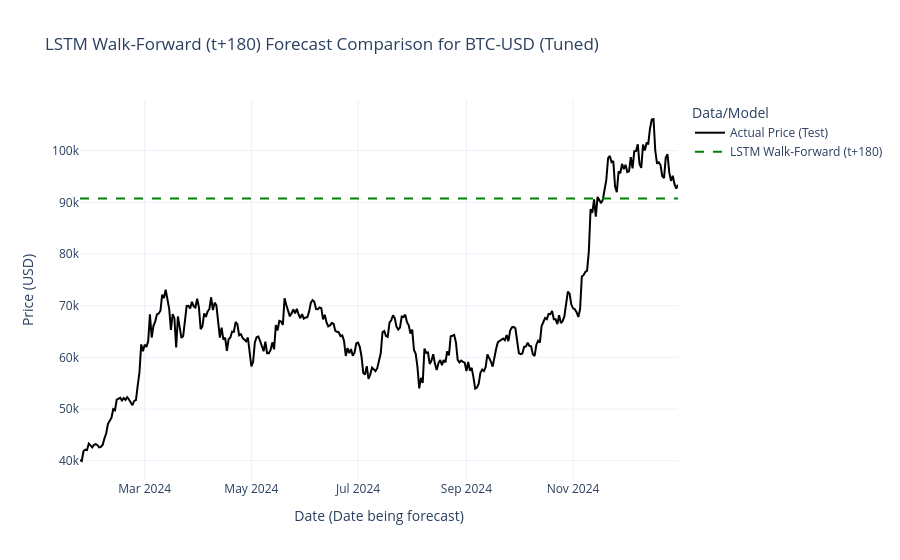

The notebook cell this image was saved under:
### Markdown cell above
## 13. Visualize Walk-Forward Results (t+h)

### Code cell
print("\n--- Plotting Walk-Forward Forecasts ---")
prediction_dates = test_data_full.index[h-1:]
if len(prediction_dates) != len(lstm_walk_forward_predictions_h_step):
     min_plot_len = min(len(prediction_dates), len(lstm_walk_forward_predictions_h_step))
     prediction_dates = prediction_dates[:min_plot_len]
     plot_predictions = lstm_walk_forward_predictions_h_step[:min_plot_len]
     plot_actuals = y_test_actual_h_step[:min_plot_len]
else:
     plot_predictions = lstm_walk_forward_predictions_h_step
     plot_actuals = y_test_actual_h_step

results_df_wf = pd.DataFrame({
    'Actual': plot_actuals.flatten(),
    f'LSTM (t+{h})': plot_predictions.flatten()
}, index=prediction_dates)

fig = go.Figure()
fig.add_trace(go.Scatter(x=results_df_wf.index, y=results_df_wf['Actual'], mode='lines', name='Actual Price (Test)', line=dict(color='black')))
fig.add_trace(go.Scatter(x=results_df_wf.index, y=results_df_wf[f'LSTM (t+{h})'], mode='lines', name=f'LSTM Walk-Forward (t+{h})', line=dict(color='green', dash='dash')))
fig.update_layout(
    title=f'LSTM Walk-Forward (t+{h}) Forecast Comparison for {ticker} (Tuned)',
    xaxis_title="Date (Date being forecast)", yaxis_title="Price (USD)", legend_title="Data/Model", template="plotly_white"
)
fig.show()

### Figure 1 — Plotly figure (JSON) as saved in the notebook; plotly's stock layout.template omitted (floating-point values rounded to 4 significant figures; data arrays with more than 128 entries replaced by an {"elided": "..."} marker saying what was removed)
{"data": [{"line": {"color": "black"}, "mode": "lines", "name": "Actual Price (Test)", "type": "scatter", "x": {"elided": "343 str values"}, "y": {"elided": "343 float values"}}, {"line": {"color": "green", "dash": "dash"}, "mode": "lines", "name": "LSTM Walk-Forward (t+180)", "type": "scatter", "x": {"elided": "343 str values"}, "y": {"elided": "343 float values"}}], "layout": {"legend": {"title": {"text": "Data/Model"}}, "title": {"text": "LSTM Walk-Forward (t+180) Forecast Comparison for BTC-USD (Tuned)"}, "xaxis": {"title": {"text": "Date (Date being forecast)"}}, "yaxis": {"title": {"text": "Price (USD)"}}}}
